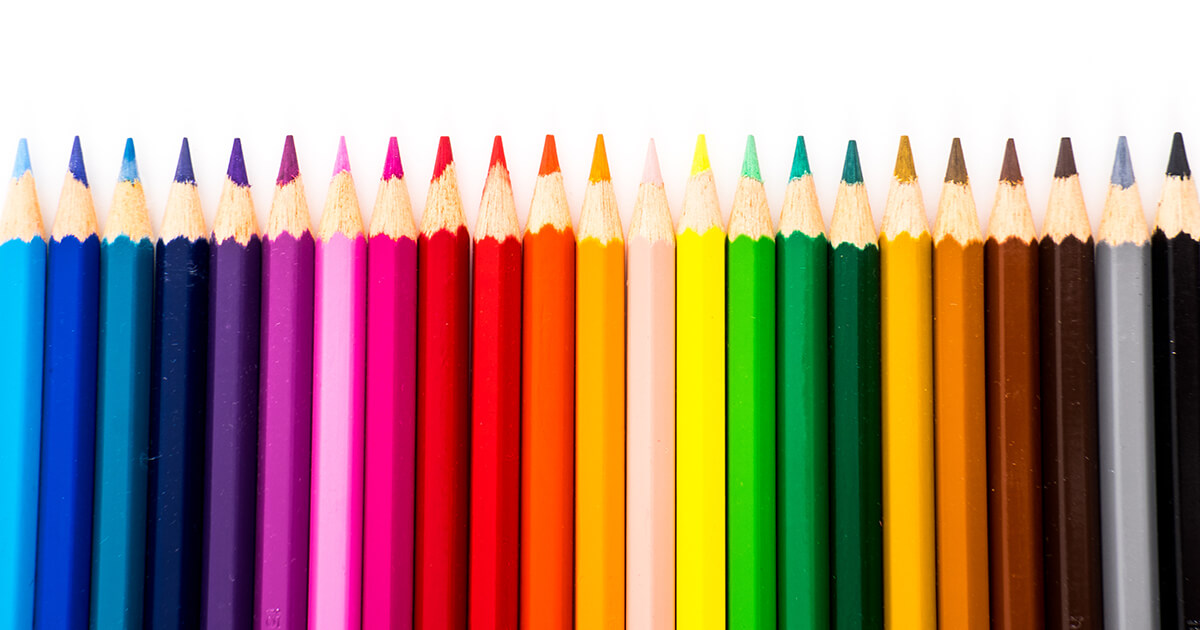
#> input picture test5.jpg, 1200 x 630 px, given in place of logo_42AI.png, which was not available
$ python J3_Ex02.py
#> lines starting #> are read from the running program, lines starting #| are printed output that depends on the picture; pictures that were not available may be replaced by others from this repository, and a replacement may not be noted
import numpy as np
from PIL import Image

#class named ScrapBooker

# ---------------------crop---------------def crop(self, array, dim, position=(0,0)):-------------------
# Opens a image in RGB mode
im = Image.open(r"logo_42AI.png")
#> im is the input picture: PIL image 1200x630 RGB; mean R, G, B 170.4, 141.6, 128.5

# Size of the image in pixels (size of original image)
# (This is not mandatory)
width, height = im.size
#> width = 1200; height = 630

# Setting the points for cropped image
left = 5
top = height / 4
#> top = 157.5
right = 164
bottom = 3 * height / 4
#> bottom = 472.5

# Cropped image of above dimension
# (It will not change original image)
im1 = im.crop((left, top, right, bottom))
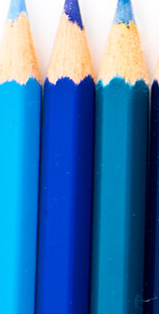
#> im1: PIL image 159x314 RGB; mean R, G, B 63, 122.5, 175.3

# Shows the image in image viewer
im1.show()
im1.save('test1.jpg')

# [50 lines of commented-out code are left out]
import sys
from PIL import Image

images = [Image.open(x) for x in ['test1.jpg', 'test2.jpg', 'test4.jpg']]
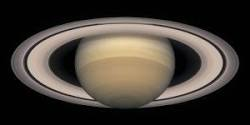
#> input picture test2.jpg, 250 x 125 px
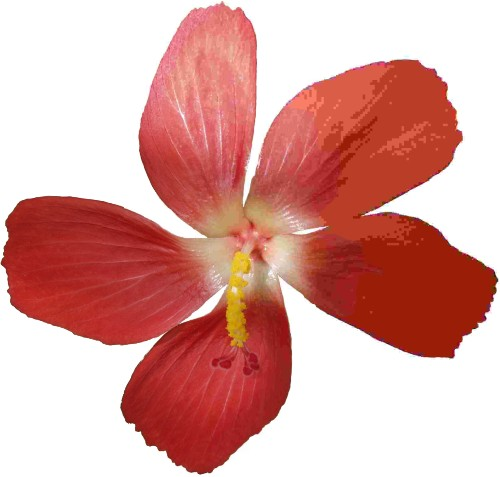
#> input picture test4.jpg, 500 x 477 px
#> images = 3 items
widths, heights = zip(*(i.size for i in images))
#> widths = (159, 250, 500); heights = (314, 125, 477)

total_width = sum(widths)
#> total_width = 909
max_height = max(heights)
#> max_height = 477

new_im = Image.new('RGB', (total_width, max_height))
#> new_im: PIL image 909x477 RGB; every value is 0

x_offset = 0
for im in images:
  new_im.paste(im, (x_offset,0))
  x_offset += im.size[0]
#> this loop made 3 passes
#> x_offset on passes 1 to 3: 159, 409, 909
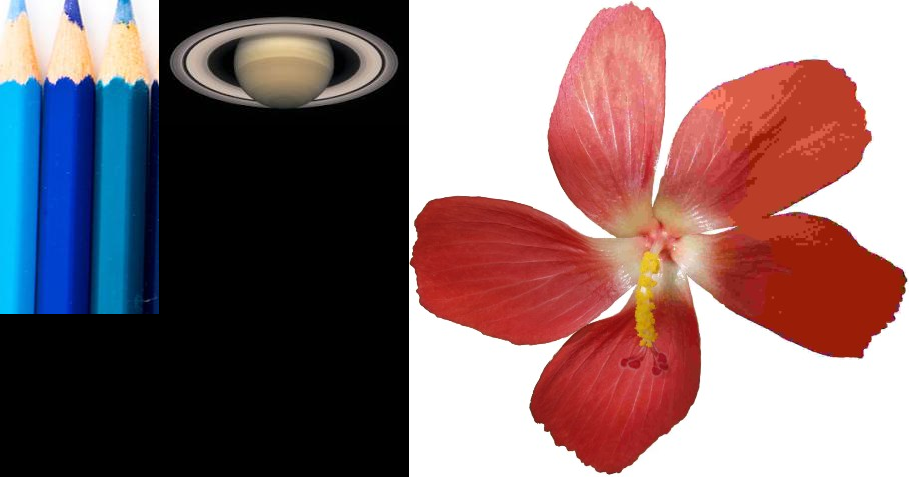
#> new_im: PIL image 909x477 RGB; mean R, G, B 132.8, 108.4, 110.9
#> after the loop, x_offset = 909

new_im.save('test.jpg')

# -------------------------- mosaic  ------------------ne Foe pas----
def load_image(source : str) -> np.ndarray:

    #with image rgb data

#> called with source = 'test4.jpg'
    with Image.open(source) as im:
#> im is the input picture: PIL image 500x477 RGB; mean R, G, B 219, 163.2, 157.6
        im_arr = np.asarray(im)
    return im_arr
im_arr = load_image('test4.jpg')

mos_template = im_arr[::10,::10]
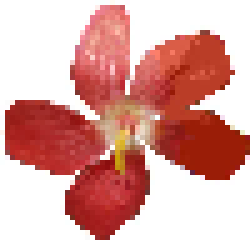
#> mos_template: shape (48, 50, 3) (shown 5 times larger); mean R, G, B 219.1, 163.5, 157.8

images = []

# for file in glob.glob('../Images/Mosaic-Images/*'):
#     im = load_image(file)
#     images.append(im)
# # The images then go through resizing
# images_array = np.asarray(images)
# images_array.shape
# OUT: (1000, 40, 40, 3)


image_values = np.apply_over_axes(np.mean, im_arr, [1,2])
#> image_values = 477 values, max 254.8 at index 476, min 99.67 at index 281, mean 179.9
#image_values = np.apply_over_axes(np.mean, im_arr, [1,2]).reshape(len(images), (len(images) /3))

from scipy import spatial
#> (the run stopped early here; a loop or call above may not have finished)
